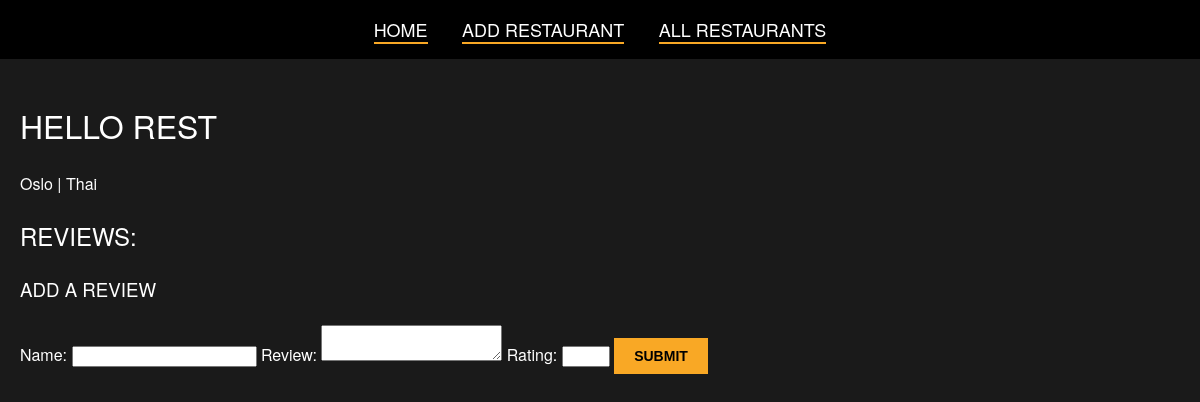
The page /restaurants/1 on the database its author committed.
### app.py (models this page shows)
class Restaurant(db.Model):
    id = db.Column(db.Integer, primary_key=True)
    name = db.Column(db.String(100), nullable=False)
    location = db.Column(db.String(100), nullable=False)
    cuisine_type = db.Column(db.String(50), nullable=False)
    rating = db.Column(db.Float)

### app.py (the view, shortened to what this page needs)
@app.route('/restaurants/<int:id>', methods=['GET', 'POST'])
def restaurant_detail(id):
    restaurant = Restaurant.query.get_or_404(id)
    reviews = Review.query.filter_by(restaurant_id=id).all()
    return render_template('steder_detalj.html', restaurant=restaurant, reviews=reviews)

### templates/steder_detalj.html (shortened to what this page needs)
<head>
    <link rel="stylesheet" href="{{ url_for('static', filename='styles.css') }}">
</head>
<body>
    <div class="navbar">
        <a href="/">Home</a>
        <a href="/add">Add Restaurant</a>
        <a href="/restaurants">All Restaurants</a>
    </div>
<div class="container">
<h1>{{ restaurant.name }}</h1>
<p>{{ restaurant.location }} | {{ restaurant.cuisine_type }}</p>
<h2>Reviews:</h2>
<h3>Add a Review</h3>
<form method="POST">
    <label for="user">Name:</label>
    <input type="text" name="user" required>
    <label for="comment">Review:</label>
    <textarea name="comment" required></textarea>
    <label for="rating">Rating:</label>
    <input type="number" name="rating" min="1" max="5" required>
    <button type="submit">Submit</button>
</form>
</div>
</body>

### static/styles.css (style rules this page uses)
body { background-color: #1a1a1a; color: #ffffff; font-family: 'Helvetica Neue', Arial, sans-serif; margin: 0; padding: 0; line-height: 1.6; }
a { color: #ffffff; text-decoration: none; border-bottom: 2px solid #f9a825; }
h1, h2, h3 { font-family: 'Helvetica Neue', Arial, sans-serif; font-weight: 300; margin-bottom: 20px; text-transform: uppercase; }
.container { padding: 20px; max-width: 1200px; margin: 0 auto; }
.navbar { background-color: #000000; padding: 15px 0; text-align: center; }
.navbar a { font-size: 18px; color: #ffffff; margin: 0 15px; text-transform: uppercase; }
button { background-color: #f9a825; color: #000; border: none; padding: 10px 20px; cursor: pointer; font-size: 14px; text-transform: uppercase; font-weight: bold; }

### rows shown on the page
Restaurant: name "HELLO REST", location "Oslo", cuisine_type "Thai"
